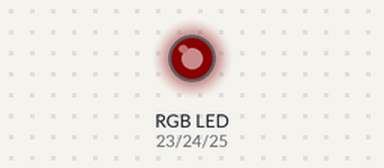
Bench run of a program on a simulated Raspberry Pi (BCM pin numbers). Parts: an RGB LED mixed from three pins (HIGH = lit). Dim RGB values are drawn brighter than linear.

Above: at 0.05 s.
At 0.4 s:
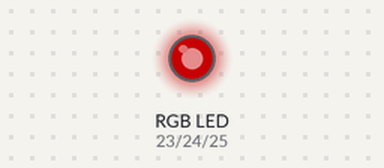
At 0.75 s:
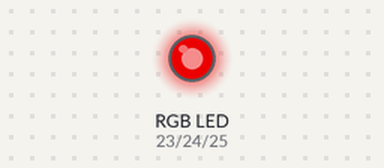
At 1.5 s:
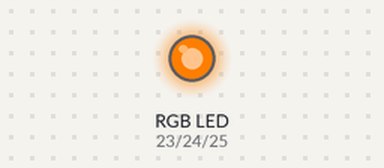
At 2.25 s:
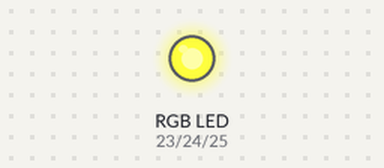
At 3.0 s:
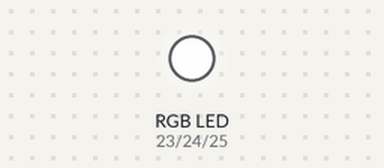
Timing chart, 0 to 6.9 s (numbered marks = the images above):
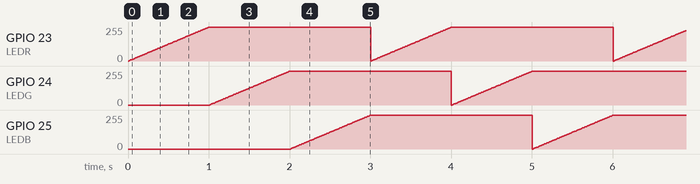

The program:

pwm_test_1.py
```python
import RPi.GPIO as GPIO        #GPIO를 사용하기 위해 추가
import time                    #time.sleep을 사용하기 위해 추가

LEDB = 25
LEDR = 23
LEDG = 24

GPIO.setmode(GPIO.BCM)        #BCM을 이용하면 GPIO num으로 표시, BOARD를 이용하면 Pin num으로 표시.
GPIO.setup(LEDR, GPIO.OUT)
GPIO.setup(LEDG, GPIO.OUT)
GPIO.setup(LEDB, GPIO.OUT)

pwm_r = GPIO.PWM(LEDR, 200)	# Red LED PWM
pwm_g = GPIO.PWM(LEDG, 200)	# Greed LED PWM
pwm_b = GPIO.PWM(LEDB, 200)	# Blue LED PWM

pwm_r.start(0)
pwm_g.start(0)
pwm_b.start(0)

while True:
	for i in range(100):
		pwm_r.ChangeDutyCycle(i)
		time.sleep(0.01)
	for i in range(100):
		pwm_g.ChangeDutyCycle(i)
		time.sleep(0.01)
	for i in range(100):
		pwm_b.ChangeDutyCycle(i)
		time.sleep(0.01)

GPIO.cleanup()                #GPIO 초기화
```

Measured:
- by itself, GPIO 23 (LEDR), GPIO 24 (LEDG), GPIO 25 (LEDB): ramps from 0/255 to 252/255 and jumps back, once every 3.0 s
